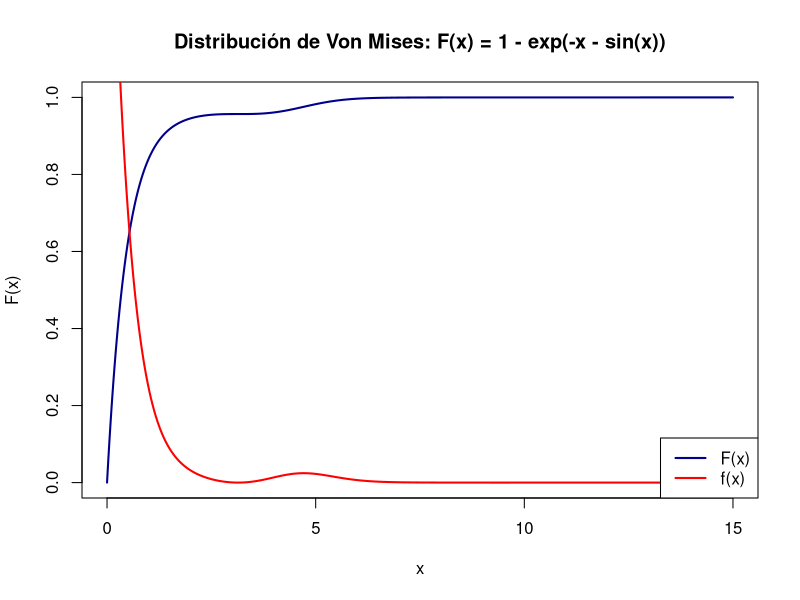
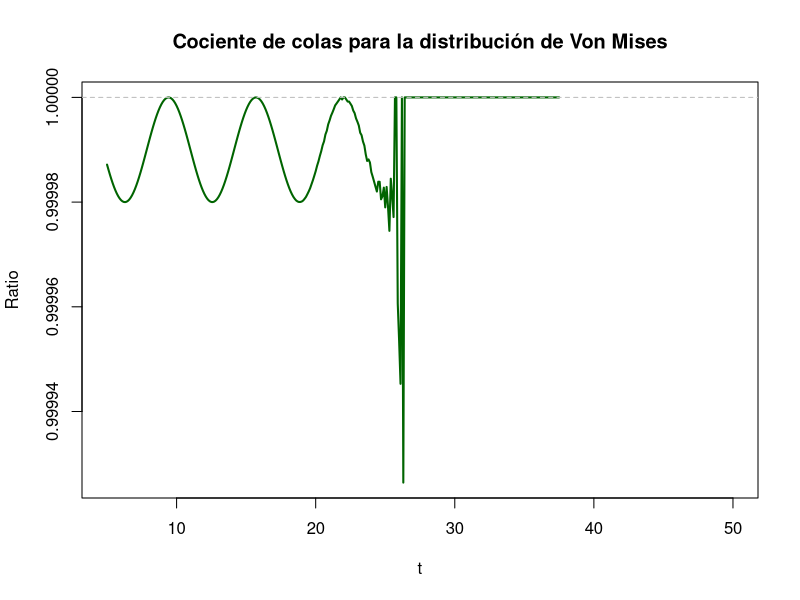

Write R code to recreate these figures, in order.
## ---- chunk 1
knitr::opts_chunk$set(echo = TRUE)
## ---- chunk 2
# F(x) = 1 - exp(-x - sin(x)) para x >= 0

F_vonmises <- function(x) {
  ifelse(x < 0, 0, 1 - exp(-x - sin(x)))
}

# Derivada = f(x), es continua y positiva, pero oscilante
f_vonmises <- function(x) {
  ifelse(x < 0, 0, exp(-x - sin(x)) * (1 + cos(x)))
}

# Condición del Teorema 1.9: ratio de colas
ratio_tail <- function(x, eps = 1e-5) {
  F1 <- F_vonmises(x)
  F2 <- F_vonmises(x - eps)

  if (F2 >= 1) return(NA)  # evitamos división por 0 o negativo
  (1 - F1) / (1 - F2)
}

## ---- chunk 3
# Graficamos F, f y el cociente para verificar el Teorema 1.9
curve(F_vonmises, from = 0, to = 15, n = 1000, col = "darkblue", lwd = 2,
      ylab = "F(x)", main = "Distribución de Von Mises: F(x) = 1 - exp(-x - sin(x))")

curve(f_vonmises, from = 0, to = 15, n = 1000, col = "red", lwd = 2,
      ylab = "f(x)", main = "Densidad: f(x) = dF/dx", add = TRUE)
legend("bottomright", legend = c("F(x)", "f(x)"), col = c("darkblue", "red"), lwd = 2)
## ---- chunk 4
xs <- seq(5, 50, by = 0.1)
ratios <- sapply(xs, ratio_tail)

plot(xs, ratios, type = "l", col = "darkgreen", lwd = 2,
     ylab = "Ratio", xlab = "t",
     main = "Cociente de colas para la distribución de Von Mises")
abline(h = 1, lty = 2, col = "gray")
